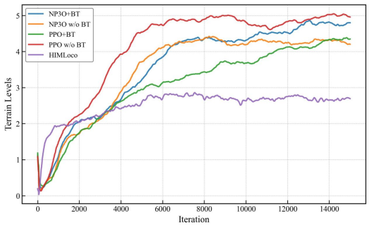
#> input picture images/ablation_terrain_levels.png, 371 x 229 px, shrunk from 554 x 342 before the run
$ python split_images.py
#> lines starting #> are read from the running program, lines starting #| are printed output that depends on the picture
#> in copy_terrain_levels, img is the input picture: PIL image 371x229 RGBA; mean R, G, B, A 245.1, 244.2, 243.7, 254.5
#| Copied: terrain_levels.png (371x229)
#!/usr/bin/env python3
"""
拆分消融实验图表为独立子图
"""

from PIL import Image
import os

# 创建输出目录
output_dir = "images/split"
os.makedirs(output_dir, exist_ok=True)

def split_barlow_metrics():
    """Barlow Twins 指标 - 7个子图 (4+3布局)"""
    img = Image.open("images/ablation_barlow_metrics.png")
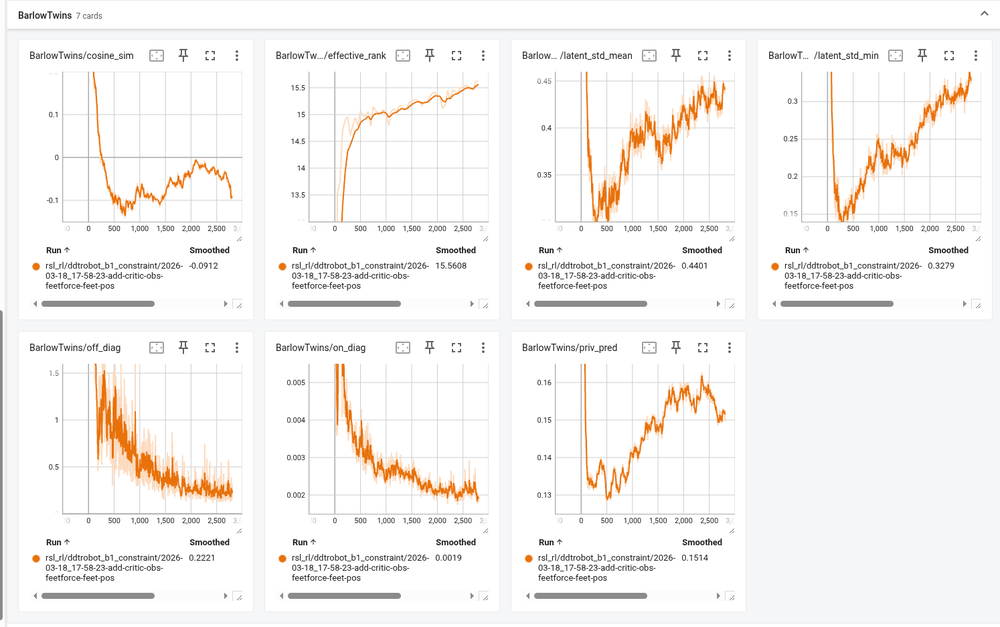
#> input picture images/ablation_barlow_metrics.png, 1000 x 627 px, shrunk from 1494 x 936 before the run
#> img is the input picture: PIL image 1000x627 RGB; mean R, G, B 246.5, 244.3, 242.4
    w, h = img.size
#> w = 1000; h = 627
    print(f"Barlow metrics: {w}x{h}")
#| Barlow metrics: 1000x627

    # 计算网格 (第一行4个，第二行3个)
    # 估计每个子图的大小和间距
    # 第一行: 4个图
    # 第二行: 3个图 (居中)

    # 估算每个子图区域 (包含padding)
    cell_w = w // 4
#> cell_w = 250
    cell_h = h // 2
#> cell_h = 313

    # 子图名称
    names = [
        "bt_cosine_sim", "bt_effective_rank", "bt_latent_std_mean", "bt_latent_std_min",
        "bt_off_diag", "bt_on_diag", "bt_priv_pred"
    ]

    positions = [
        (0, 0), (cell_w, 0), (cell_w*2, 0), (cell_w*3, 0),  # 第一行
        (cell_w//2, cell_h), (cell_w*1 + cell_w//2, cell_h), (cell_w*2 + cell_w//2, cell_h)  # 第二行 (居中)
    ]

    for i, (name, (x, y)) in enumerate(zip(names, positions)):
        # 裁剪区域 (稍微缩小以去除边框)
        margin_x = 10
        margin_y = 10
        crop_box = (x + margin_x, y + margin_y,
                   min(x + cell_w - margin_x, w),
                   min(y + cell_h - margin_y, h))
        sub_img = img.crop(crop_box)
        sub_img.save(f"{output_dir}/{name}.png")
        print(f"  Saved: {name}.png ({sub_img.size[0]}x{sub_img.size[1]})")
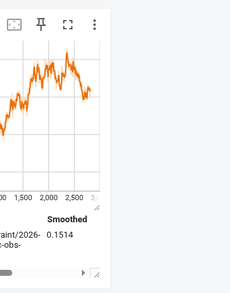
#> sub_img: PIL image 230x293 RGB; mean R, G, B 246.9, 245.9, 245.2

def split_reward_group_1():
    """Reward Group 1 - 3个子图 (水平并排)"""
    img = Image.open("images/ablation_reward_group_1.png")
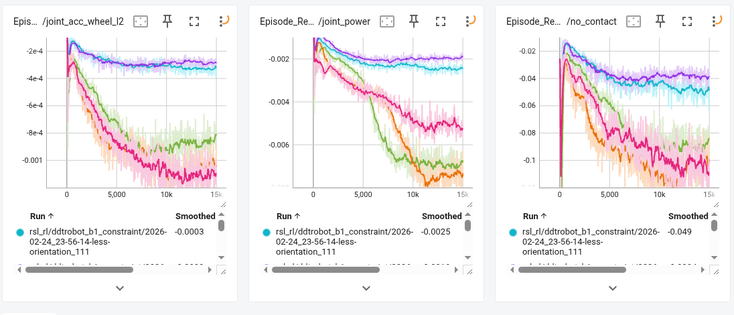
#> input picture images/ablation_reward_group_1.png, 734 x 315 px, shrunk from 1096 x 470 before the run
#> img is the input picture: PIL image 734x315 RGB; mean R, G, B 243.9, 240.3, 241.4
    w, h = img.size
#> w = 734; h = 315
    print(f"Reward group 1: {w}x{h}")
#| Reward group 1: 734x315

    names = ["rg1_joint_acc_wheel", "rg1_joint_power", "rg1_no_contact"]
    cell_w = w // 3
#> cell_w = 244

    for i, name in enumerate(names):
        x = i * cell_w
        margin = 5
        crop_box = (x + margin, margin, min(x + cell_w - margin, w), h - margin)
        sub_img = img.crop(crop_box)
        sub_img.save(f"{output_dir}/{name}.png")
        print(f"  Saved: {name}.png ({sub_img.size[0]}x{sub_img.size[1]})")

def split_reward_group_2():
    """Reward Group 2 - 3个子图 (水平并排)"""
    img = Image.open("images/ablation_reward_group_2.png")
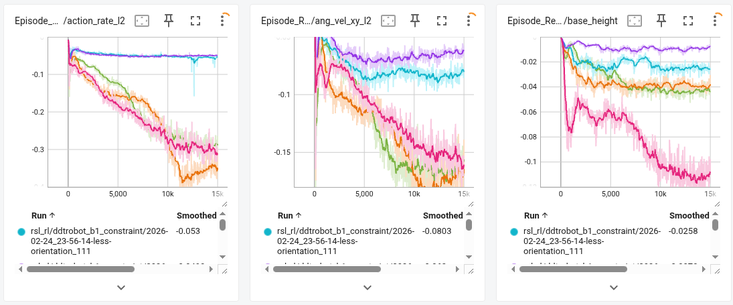
#> input picture images/ablation_reward_group_2.png, 733 x 305 px, shrunk from 1095 x 455 before the run
#> img is the input picture: PIL image 733x305 RGB; mean R, G, B 244.5, 241.3, 242.3
    w, h = img.size
#> w = 733; h = 305
    print(f"Reward group 2: {w}x{h}")
#| Reward group 2: 733x305

    names = ["rg2_action_rate", "rg2_ang_vel_xy", "rg2_base_height"]
    cell_w = w // 3
#> cell_w = 244

    for i, name in enumerate(names):
        x = i * cell_w
        margin = 5
        crop_box = (x + margin, margin, min(x + cell_w - margin, w), h - margin)
        sub_img = img.crop(crop_box)
        sub_img.save(f"{output_dir}/{name}.png")
        print(f"  Saved: {name}.png ({sub_img.size[0]}x{sub_img.size[1]})")

def split_reward_group_3():
    """Reward Group 3 - 5个子图 (上3下2)"""
    img = Image.open("images/ablation_reward_group_3.png")
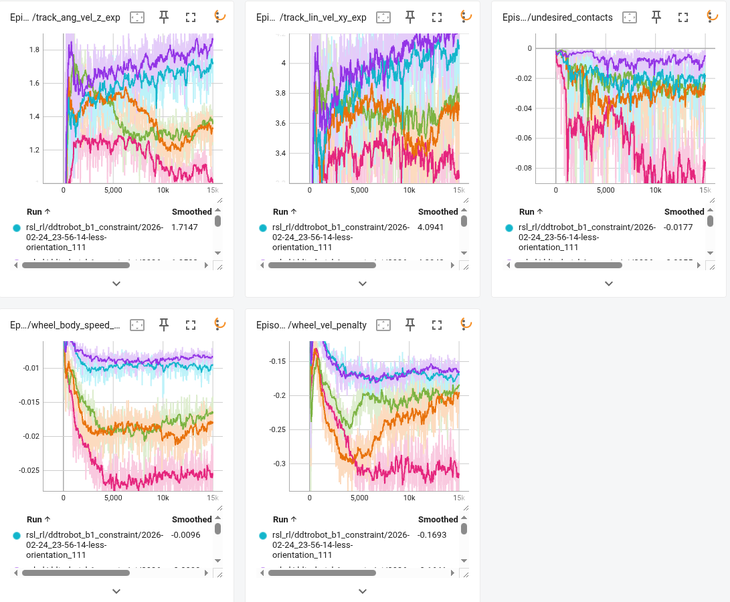
#> input picture images/ablation_reward_group_3.png, 730 x 602 px, shrunk from 1091 x 900 before the run
#> img is the input picture: PIL image 730x602 RGB; mean R, G, B 239, 234.2, 236.6
    w, h = img.size
#> w = 730; h = 602
    print(f"Reward group 3: {w}x{h}")
#| Reward group 3: 730x602

    # 上排3个，下排2个(居中)
    cell_w = w // 3
#> cell_w = 243
    cell_h = h // 2
#> cell_h = 301

    names = [
        "rg3_track_ang_vel_z", "rg3_track_lin_vel_xy", "rg3_undesired_contacts",
        "rg3_wheel_body_speed", "rg3_wheel_vel_penalty"
    ]

    positions = [
        (0, 0), (cell_w, 0), (cell_w*2, 0),  # 上排
        (cell_w//2, cell_h), (cell_w + cell_w//2, cell_h)  # 下排 (居中)
    ]

    for name, (x, y) in zip(names, positions):
        margin = 5
        crop_box = (x + margin, y + margin,
                   min(x + cell_w - margin, w),
                   min(y + cell_h - margin, h))
        sub_img = img.crop(crop_box)
        sub_img.save(f"{output_dir}/{name}.png")
        print(f"  Saved: {name}.png ({sub_img.size[0]}x{sub_img.size[1]})")
#> this loop made 5 passes
#> pass 1, in split_reward_group_3, `sub_img = img.crop(crop_box)`:
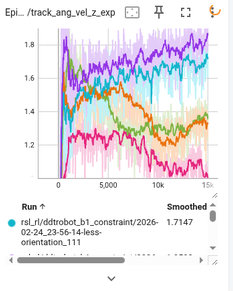
#> sub_img: PIL image 233x291 RGB; mean R, G, B 235.8, 231.3, 236.1
#> after the loop:
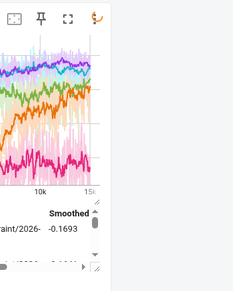
#> sub_img: PIL image 233x291 RGB; mean R, G, B 243.4, 238.4, 239.3

def copy_terrain_levels():
    """复制 terrain levels (单图)"""
    img = Image.open("images/ablation_terrain_levels.png")
    img.save(f"{output_dir}/terrain_levels.png")
    print(f"Copied: terrain_levels.png ({img.size[0]}x{img.size[1]})")

if __name__ == "__main__":
    print("="*50)
    print("拆分消融实验图表")
    print("="*50)

    copy_terrain_levels()
    split_barlow_metrics()
    split_reward_group_1()
    split_reward_group_2()
    split_reward_group_3()

    print("="*50)
    print(f"所有子图已保存到: {output_dir}/")
    print("="*50)
